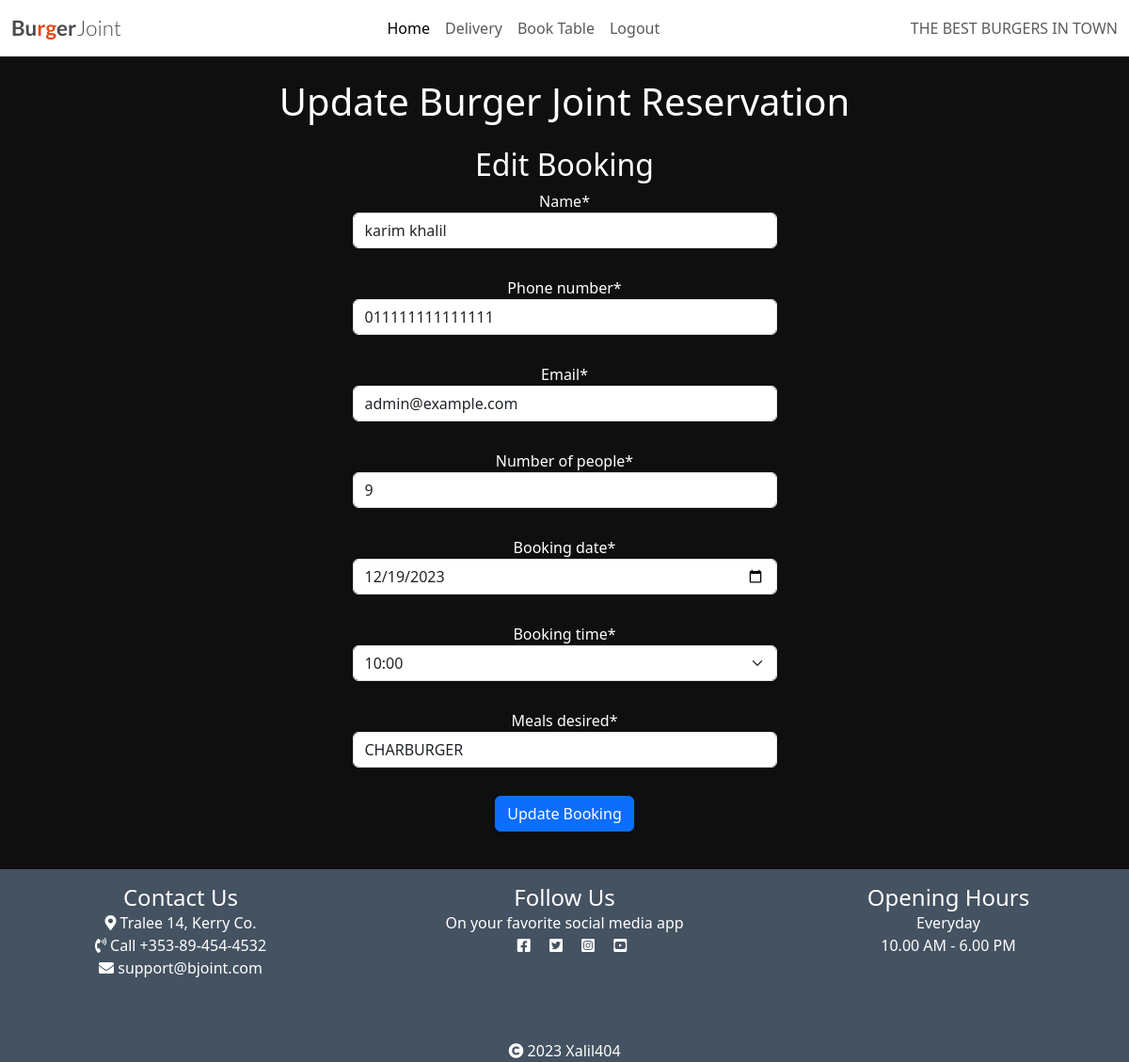
Screenshot of /edit_booking/25 (signed in) with the database file from the repository.
### Booking_App/models.py (models this page shows, shortened)
class Booking(models.Model):
    user = models.ForeignKey(User, on_delete=models.CASCADE, default=1)
    name = models.CharField(max_length=50, null=False, blank=False)
    phone_number = models.CharField(max_length=15, null=False, blank=False)
    email = models.EmailField(null=False, blank=False)
    number_of_people = models.IntegerField(null=False, blank=False)
    booking_date = models.DateTimeField(
        null=False,
        blank=False,
        default=get_current_date
    )
    booking_time = models.TimeField(
        null=False,
        blank=False,
        default=timezone.now
    )
    meals_desired = models.CharField(
        max_length=80,
        choices=[
            ('CHARBURGER WITH CHEESE', 'CHARBURGER WITH CHEESE'),
            ('CHARBURGER', 'CHARBURGER'),
            ('DOUBLE CHAR WITH CHEESE', 'DOUBLE CHAR WITH CHEESE'),
            ('BBQ CHAR WITH CHEESE', 'BBQ CHAR WITH CHEESE'),
            ('PORTABELLA CHAR', 'PORTABELLA CHAR'),
            ('TERIYAKI CHAR', 'TERIYAKI CHAR'),
            ('GRILLED CHICKEN-WICH', 'GRILLED CHICKEN-WICH'),
            ('SPICY CRISPY CHICKEN', 'SPICY CRISPY CHICKEN'),
            ('CHICKEN CLUB', 'CHICKEN CLUB'),
            ('AHI TUNA FILET', 'AHI TUNA FILET'),
            ('VEGGIE BURGER', 'VEGGIE BURGER'),
            ('VEGGIE CHEESE BURGER', 'VEGGIE CHEESE BURGER'),
            ('CHICKEN CAESAR', 'CHICKEN CAESAR'),
            ('GARDEN SALAD', 'GARDEN SALAD'),
            ('10 PCS CRISPY', '10 PCS CRISPY'),
            ('FRENCH FRIES', 'FRENCH FRIES'),
            ('ONION RINGS', 'ONION RINGS'),
        ],
        null=False,
        blank=False,
        default='CHARBURGER'
    )

### Booking_App/views.py (the view)
# urls.py: path('edit_booking/<booking_id>', edit_booking, name='edit_booking'),
@login_required
def edit_booking(request, booking_id):
    item = get_object_or_404(Booking, id=booking_id)
    if request.method == 'POST':
        form = BookingForm(request.POST, instance=item)
        if form.is_valid():
            form.save()
            return redirect('booktable')
    form = BookingForm(instance=item)
    context = {
        'form': form
    }
    return render(request, 'edit_booking.html', context)

### Booking_App/forms.py
class BookingForm(forms.ModelForm):
    class Meta:
        model = Booking
        fields = ['name', 'phone_number', 'email', 'number_of_people', 'booking_date', 'booking_time', 'meals_desired']
        widgets = {
            'name': forms.TextInput(attrs={'placeholder': 'Enter your name'}),
            'phone_number': forms.TextInput(attrs={'placeholder': 'Enter your phone number'}),
            'email': forms.EmailInput(attrs={'placeholder': 'Enter your email'}),
            'number_of_people': forms.NumberInput(attrs={'placeholder': 'Enter the number of people'}),
            'booking_date': forms.DateInput(attrs={'type': 'date'}),
            'booking_time': forms.Select(choices=[(f"{hour:02d}:{minute:02d}", f"{hour:02d}:{minute:02d}") for hour in range(10, 18) for minute in range(0, 60, 15)], attrs={'class': 'form-select'}),
            'user': forms.HiddenInput(),
        }

### templates/edit_booking.html (shortened to what this page needs)
{% extends "base.html" %}
{% load crispy_forms_tags %}
{% block content %}
<div class="container mt-4 text-center">
    <h1 class="mb-4 text-white">Update Burger Joint Reservation</h1>
    <div class="mb-4">
        <h2 class="text-white">Edit Booking</h2>
        <div class="row justify-content-center">
            <form method="POST" class="form text-white col-sm-5" id="booking-form" onsubmit="return validateForm()">
                {{ form|crispy }}
                <div class="mb-3 form-group row">
                    <div class="col-sm-12">
                        <button type="submit" class="btn btn-primary">Update Booking</button>
                    </div>
                </div>
            </form>
        </div>
    </div>
</div>
{%endblock%}

### static/css/style.css (style rules this page uses)
html { height: 100%; }
body { background-color: #F9FAFC; min-height: 100vh; display: flex; flex-direction: column; }
.main-bg { background-color: #0f0f0f; }
.main-bg { flex: 1; }
form.form .form-group { margin-bottom: 30px; }

### rows the page displays
Booking: name "karim khalil", phone_number "011111111111111", email "admin@example.com", number_of_people "9", booking_date "12/19/2023", booking_time "10:00", meals_desired "CHARBURGER"
